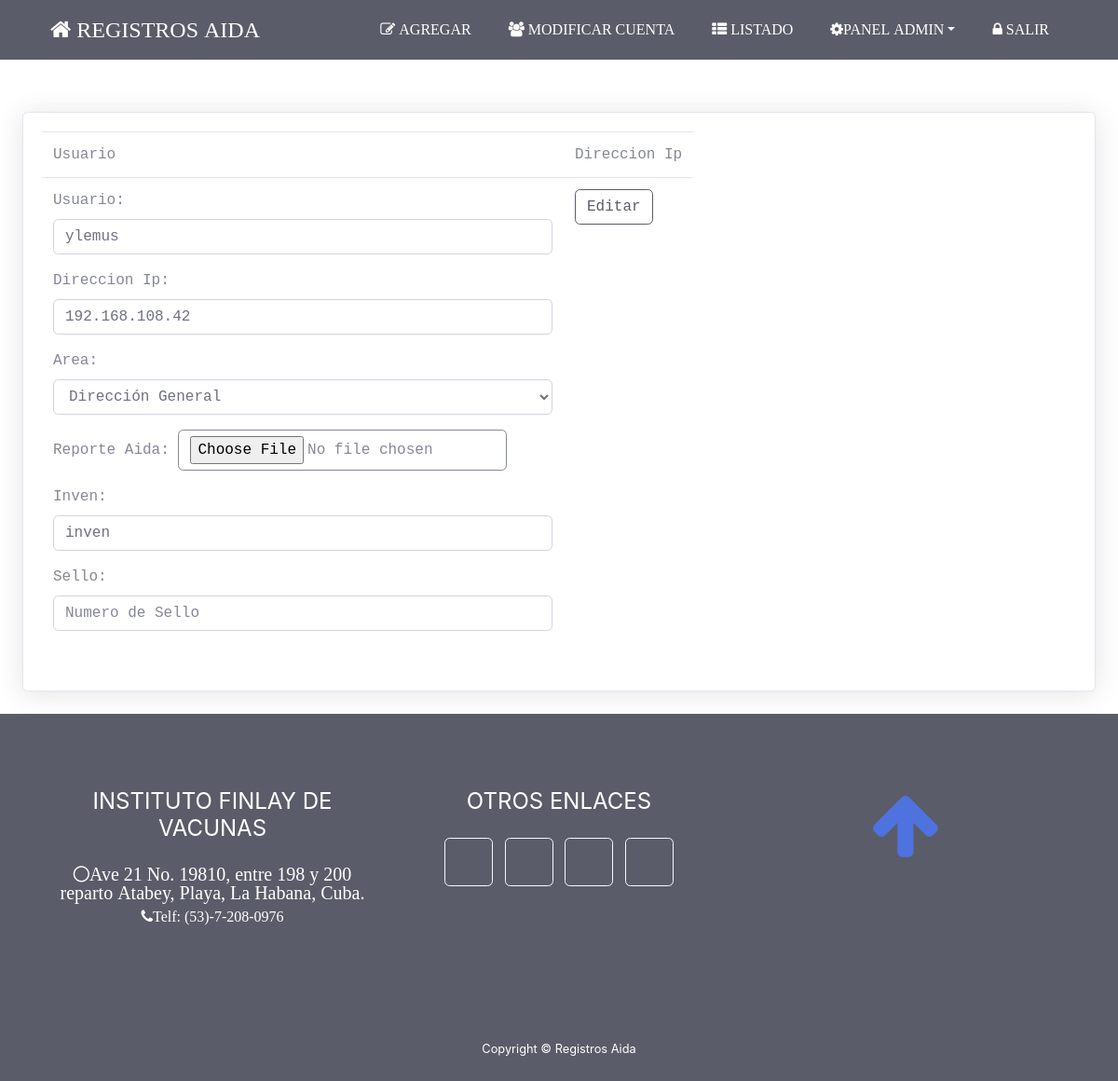
The app's page /editar/54 (signed in) with its own data.
### registros/models.py (models this page shows, shortened)
class registro(models.Model):
    def validate_aida(fieldfile_obj):
        filesize = fieldfile_obj.file.size
        megabyte_limit = 5.0
        if filesize > megabyte_limit * 1024 * 1024:
            raise ValidationError("Error de tamanno del archivo")
    chois = [
        ('Dirección General', 'Dirección General'),
        ('Dirección Adjunta', 'Dirección Adjunta'),
        ('Grupo de Desarrollo Estratégico', 'Grupo de Desarrollo Estratégico'),
        ('Grupo de Gestion Integrada de Proyectos-Productos', 'Grupo de Gestion Integrada de Proyectos-Productos'),
        ('Grupo de Negocios', 'Grupo de Negocios'),
        ('Grupo de Seguridad y Proteccion', 'Grupo de Seguridad y Proteccion'),
        ('Departamento de Inteligencia Empresarial', 'Departamento de Inteligencia Empresarial'),
        ('Grupo de Infraestructura', 'Grupo de Infraestructura'),
        ('Grupo de Desarrollo de Software', 'Grupo de Desarrollo de Software'),
        ('Grupo de Gestion de Informacion', 'Grupo de Gestion de Informacion'),
        ('Direccion de Economia', 'Direccion de Economia'),
        ('Departamento de Contabilidad y Finanzas', 'Departamento de Contabilidad y Finanzas'),
        ('Departamento de Planificacion y Estadisticas', 'Departamento de Planificacion y Estadisticas'),
        ('Dirección de Recursos Humanos', 'Dirección de Recursos Humanos'),
        ('Departamento de Gestión de Personal', 'Departamento de Gestión de Personal'),
        ('Departamento de Gestión de Formación', 'Departamento de Gestión de Formación'),
        ('Grupo de Salud Ocupacional', 'Grupo de Salud Ocupacional'),
        ('Departamento de Seguridad Integral y Medio Ambiente', 'Departamento de Seguridad Integral y Medio Ambiente'),
        ('Dirección de Logística', 'Dirección de Logística'),
        ('Departamento de Compra en Plaza', 'Departamento de Compra en Plaza'),
        ('Departamento de Almacenes', 'Departamento de Almacenes'),
        ('Almacén Central', 'Almacén Central '),
        ('Vicepresidencia de Producción', 'Vicepresidencia de Producción'),
        ('Grupo de Aseguramiento', 'Grupo de Aseguramiento'),
        ('Grupo para la Producción de Moringa', 'Grupo para la Producción de Moringa'),
        ('Dirección de Planta III', 'Dirección de Planta III'),
        ('Subdirección de Producción de IFA', 'Subdirección de Producción de IFA'),
        ('Departamento de Producción de Cultivos', 'Departamento de Producción de Cultivos'),
        ('Departamento de Purificación', 'Departamento de Purificación'),
        ('Departamento de Apoyo', 'Departamento de Apoyo'),
        ('Grupo de Leptospira', 'Grupo de Leptospira'),
        ('Departamento de Procesam. Aséptico y Envase', 'Departamento de Procesam. Aséptico y Envase'),
        ('Grupo de Formulación', 'Grupo de Formulación'),
        ('Grupo de Llenado, Liofilización y Revisión', 'Grupo de Llenado, Liofilización y Revisión'),
        ('Grupo de Etiquetado y Envase', 'Grupo de Etiquetado y Envase'),
        ('Grupo de Apoyo, Prep. y Esteriliz. de Materiales', 'Grupo de Apoyo, Prep. y Esteriliz. de Materiales'),
        ('Departamento Técnico Productivo', ' Departamento Técnico Productivo'),
        ('Grupo de Organización de la Producción', 'Grupo de Organización de la Producción'),
        ('Grupo de Documentación', 'Grupo de Documentación'),
        ('Grupo de Control de Procesos', 'Grupo de Control de Procesos'),
        ('Departamento de Servicios Auxiliares', 'Departamento de Servicios Auxiliares'),
        ('Grupo de Tratamiento de Aguas', 'Grupo de Tratamiento de Aguas'),
        ('Grupo de Prod. y Distrib. Vapor, Agua y Aire', 'Grupo de Prod. y Distrib. Vapor, Agua y Aire'),
        ('Grupo Electrógeno', 'Grupo Electrógeno'),
        ('Grupo de Supervisión', 'Grupo de Supervisión'),
        ('Departamento Administrativo de Planta III', 'Departamento Administrativo de Planta III'),
        ('Grupo Onco-BCG', 'Grupo Onco-BCG'),
        ('Dirección de Planta II', 'Dirección de Planta II'),
        ('Subdirección de Producción', 'Subdirección de Producción'),
        ('Grupo de Producción de Cultivos', 'Grupo de Producción de Cultivos'),
        ('Departamento de Producción de Tétanos', 'Departamento de Producción de Tétanos'),
        ('Grupo de Producción de Tétano', 'Grupo de Producción de Tétano'),
        ('Departamento de Apoyo y Purificación', 'Departamento de Apoyo y Purificación'),
        ('Grupo de Apoyo', 'Grupo de Apoyo'),
        ('Grupo de Purificación', 'Grupo de Purificación'),
        ('Grupo de Almacén y Logística', 'Grupo de Almacén y Logística'),
        ('Grupo de Climatización y Supervisión', 'Grupo de Climatización y Supervisión'),
        ('Grupo de Aguas Farmacéuticas', 'Grupo de Aguas Farmacéuticas'),
        ('Vicepresidencia de Investigación y Desarrollo', 'Vicepresidencia de Investigación y Desarrollo'),
        ('Grupo de Gerencia de Investigación y Desarrollo', 'Grupo de Gerencia de Investigación y Desarrollo'),
        ('Grupo de Logística', 'Grupo de Logística'),
        ('Subdirección de Investigaciones Básicas', 'Subdirección de Investigaciones Básicas'),
        ('Departamento de Investigaciones Básicas', 'Departamento de Investigaciones Básicas'),
        ('Grupo de Desarrollo de Productos', 'Grupo de Desarrollo de Productos'),
        ('Departamento de Evaluación de Productos', 'Departamento de Evaluación de Productos'),
        ('Grupo de Desarrollo Analítico', 'Grupo de Desarrollo Analítico'),
        ('Grupo de Evaluación Preclínica y Clínica', 'Grupo de Evaluación Preclínica y Clínica'),
        ('Departamento de Preclínica', 'Departamento de Preclínica'),
        ('Departamento Administrativo de Investigaciones', 'Departamento Administrativo de Investigaciones'),
        ('Dirección de Desarrollo Farmacéutico', 'Dirección de Desarrollo Farmacéutico'),
        ('Grupo de Formulación y Control de Procesos', 'Grupo de Formulación y Control de Procesos'),
        ('Grupo de Productos Homeopáticos', 'Grupo de Productos Homeopáticos'),
        ('Grupo de Productos Naturales', 'Grupo de Productos Naturales'),
        ('Departamento de Ensayos Clínicos', 'Departamento de Ensayos Clínicos'),
        ('Vicepresidencia Comercial', 'Vicepresidencia Comercial'),
        ('Departamento de Negocios y Ventas', 'Departamento de Negocios y Ventas'),
        ('Almacén de Productos Terminados', 'Almacén de Productos Terminados'),
        ('Grupo de Colaboración y Patentes', 'Grupo de Colaboración y Patentes'),
        ('Departamento de Registro Médico Sanitario', 'Departamento de Registro Médico Sanitario'),
        ('Departamento de Importaciones', 'Departamento de Importaciones'),
        ('Vicepresidencia de Calidad', 'Vicepresidencia de Calidad'),
        ('Grupo de Liofilización y Conservación de Cepas', 'Grupo de Liofilización y Conservación de Cepas'),
        ('Dirección de Control de la Calidad', 'Dirección de Control de la Calidad'),
        ('Grupo de Materias Primas', 'Grupo de Materias Primas'),
        ('Grupo Físico-Químico', 'Grupo Físico-Químico'),
        ('Grupo de Monitoreo', 'Grupo de Monitoreo'),
        ('Grupo de Bacteriología', 'Grupo de Bacteriología'),
        ('Grupo de Pruebas Biológicas', 'Grupo de Pruebas Biológicas'),
        ('Grupo de Cumplimiento de Buenas Prácticas', 'Grupo de Cumplimiento de Buenas Prácticas'),
        ('Departamento de Mejora', 'Departamento de Mejora'),
        ('Departamento de Validación y Metrología', 'Departamento de Validación y Metrología'),
        ('Grupo de Certificación de Lotes', 'Grupo de Certificación de Lotes'),
        ('Departamento Administrativo de Calidad', 'Departamento Administrativo de Calidad'),
        ('Departamento de Validación', 'Departamento de Validación'),
        ('Vicepresidencia Técnica', 'Vicepresidencia Técnica'),
        ('Dirección de Servicios Técnicos Ingenieros', 'Dirección de Servicios Técnicos Ingenieros'),
        ('Departamento de Organización y Control', 'Departamento de Organización y Control'),
        ('94', 'Subdirección de Ingeniería Planta'),
        ('Subdirección de Ingeniería Planta', 'Grupo de Mecánica y Termoenergía'),
        ('Grupo de Electrónica y Electricidad', 'Grupo de Electrónica y Electricidad'),
        ('Subdirección de Area Central', 'Subdirección de Area Central'),
        ('Departamento de Mecánica', 'Departamento de Mecánica'),
        ('Departamento de Electricidad', 'Departamento de Electricidad'),
        ('Departamento de Electrónica', 'Departamento de Electrónica'),
        ('Departamento de Termoenergía', 'Departamento de Termoenergía'),
        ('Grupo de Ingeniería de Investigaciones', 'Grupo de Ingeniería de Investigaciones'),
        ('Departamento de Inversiones', 'Departamento de Inversiones'),
        ('Departamento de Mantenimiento Constructivo', 'Departamento de Mantenimiento Constructivo'),
        ('Departamento Administrativo Casa Central', 'Departamento Administrativo Casa Central'),
        ('Departamento de Transporte', 'Departamento de Transporte'),
        ('Grupo de Producción y Ventas', 'Grupo de Producción y Ventas'),
        ('Organopónico', 'Organopónico'),
    ]
    usuario=models.CharField(max_length=50,unique=True)
    dirip = models.GenericIPAddressField(max_length=50,verbose_name="Direccion Ip",unique=True)
    area = models.CharField(max_length=50, choices=chois,default='Areas')
    aida=models.FileField(upload_to='registros/static/aidas', verbose_name="Reporte Aida", validators=[validate_aida,FileTypeValidator(allowed_types=['text/htm','text/html','application/octet-stream']),FileExtensionValidator(allowed_extensions=['html','htm'])])
    inven=models.CharField(max_length=50,unique=True)
    sello=models.CharField(max_length=50,unique=True)

### registros/views.py (the view, shortened to what this page needs)
# urls.py: path('editar/<int:registro_id>', editar),
@login_required(login_url='/logout')
def editar(request, registro_id):
        instancia = registro.objects.get(id=registro_id)
        form = subir(instance=instancia)
        return render(request, 'registros/editar.html', {'form': form})

### registros/forms.py (shortened to what this page needs)
class subir(forms.ModelForm):
    class Meta:
        model = registro
        fields=[
            'usuario',
            'dirip',
            'area',
            'aida',
            'inven',
            'sello',
        ]
        widgets={
            'usuario':forms.TextInput(attrs={'id':'usuario','class':'form-control','placeholder':'Nombre de Usuario'}),
            'dirip': forms.TextInput(attrs={'id':'dirip','class': 'form-control','placeholder':'Direccion Ip'}),
            'area': forms.Select(attrs={'class': 'form-control','placeholder':'Area'}),
            'aida': forms.FileInput(attrs={'class':'btn btn-outline-secondary','accept':'text/html','id':'fileinput'}),
            'inven': forms.TextInput(attrs={'class': 'form-control', 'placeholder': 'Inventario'}),
            'sello': forms.TextInput(attrs={'class': 'form-control', 'placeholder': 'Numero de Sello'}),
        }

### registros/templates/registros/editar.html (shortened to what this page needs)
{% extends 'registros/base/base_registro.html' %}
        {% block header2 %}
         <br>
    <br>
    <br>
    <br>
    <div class="card shadow m-4">
        <div class="card-body">
            <div class="table-responsive">
              <table class="table text-monospace table-responsive">
                <thead>
                    <tr>
                        <td>Usuario</td>
                        <td>Direccion Ip</td>
                    </tr>
                </thead>
                <tbody>
                     <form method="post">
                        <tr>
                            <td>{{ form.as_p }}</td>
                            <td><form href="/editar/{{ dat.id }}"><button class="btn btn-outline-dark">Editar</button></td>
                        </tr>
                     </form>
                </tbody>
              </table>
             </div>
        </div>
    </div>
        {% endblock %}

### records on screen
registro: usuario "ylemus", dirip "192.168.108.42", area "Dirección General", inven "inven"
